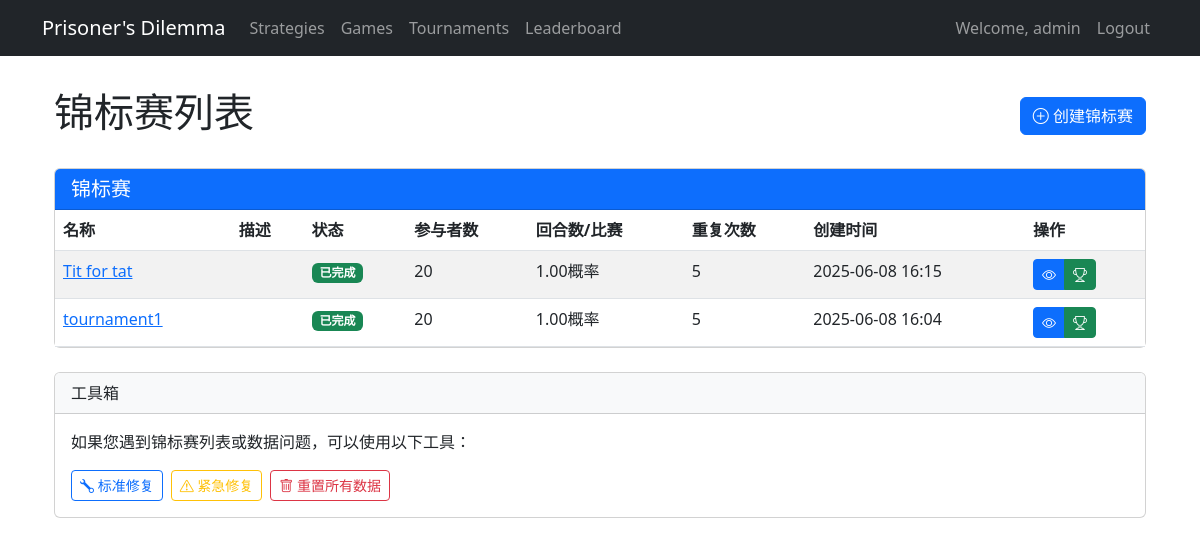
The page /tournaments/ (signed in) on the database as committed earlier.
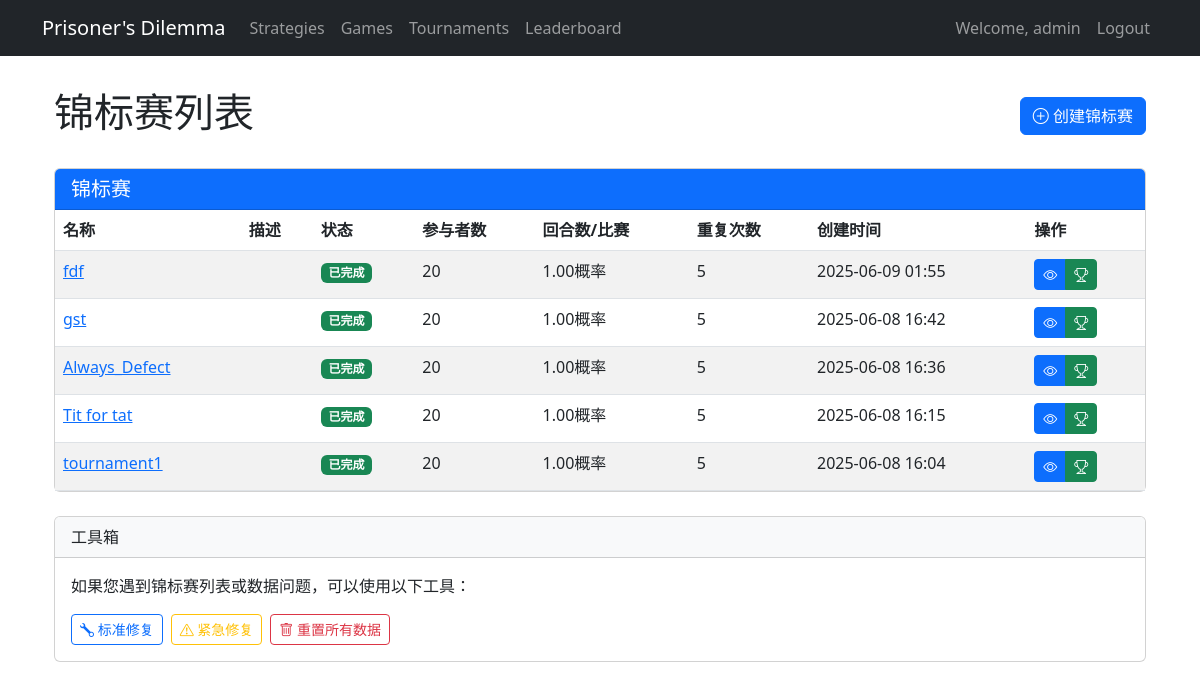
The same page on the database as committed later.
### dilemma_game/models.py (models this page shows, shortened)
class Tournament(models.Model):
    TOURNAMENT_STATUS = (
        ('CREATED', 'Created'),
        ('IN_PROGRESS', 'In Progress'),
        ('COMPLETED', 'Completed'),
    )
    name = models.CharField(max_length=100)
    description = models.TextField(blank=True)
    created_by = models.ForeignKey(User, on_delete=models.CASCADE)
    rounds_per_match = models.IntegerField(default=200)
    use_random_rounds = models.BooleanField(default=False)
    min_rounds = models.IntegerField(default=100)  # 最小回合数
    max_rounds = models.IntegerField(default=300)  # 最大回合数
    use_probability_model = models.BooleanField(default=False)
    continue_probability = models.FloatField(default=0.95)
    repetitions = models.IntegerField(default=5)  # 每场锦标赛重复次数
    status = models.CharField(max_length=20, choices=TOURNAMENT_STATUS, default='CREATED')
    created_at = models.DateTimeField(auto_now_add=True)
    completed_at = models.DateTimeField(null=True, blank=True)
    payoff_matrix_json = models.TextField(default='{"CC":[3,3],"CD":[0,5],"DC":[5,0],"DD":[0,0]}')
    @property
    def payoff_matrix(self):
        return json.loads(self.payoff_matrix_json)

### dilemma_game/views.py (the view)
# urls.py: path('tournaments/', tournament_list, name='tournament_list'),
@login_required
def tournament_list(request):
    try:
        tournaments = Tournament.objects.all().order_by('-created_at')
        valid_tournaments = []
        for tournament in tournaments:
            try:
                tournament_id = tournament.id
                tournament_name = tournament.name
                tournament_status = tournament.status
                try:
                    matrix = tournament.payoff_matrix
                except Exception as e:
                    print(f"锦标赛 {tournament_id} 的收益矩阵访问出错: {str(e)}")
                    tournament.payoff_matrix_json = '{"CC":[3,3],"CD":[0,5],"DC":[5,0],"DD":[0,0]}'
                    tournament.save()
                valid_tournaments.append(tournament)
            except Exception as e:
                print(f"处理锦标赛对象时出错: {str(e)}")
                continue
        return render(request, 'dilemma_game/tournament_list.html', {
            'tournaments': valid_tournaments
        })
    except Exception as e:
        print(f"tournament_list视图出错: {str(e)}")
        from django.contrib import messages
        messages.error(request, f"获取锦标赛列表失败，请尝试修复功能: {str(e)}")
        return render(request, 'dilemma_game/tournament_list.html', {
            'error_message': f"获取锦标赛列表失败: {str(e)}",
            'tournaments': []
        })

### dilemma_game/templates/dilemma_game/tournament_list.html (shortened to what this page needs)
{% extends 'dilemma_game/base.html' %}
{% block content %}
<div class="container mt-4">
    <div class="d-flex justify-content-between align-items-center mb-4">
        <h1>锦标赛列表</h1>
        <a href="{% url 'tournament_create' %}" class="btn btn-primary">
            <i class="bi bi-plus-circle"></i> 创建锦标赛
        </a>
    </div>
    {% if tournaments %}
    <div class="card">
        <div class="card-header bg-primary text-white">
            <h5 class="mb-0">锦标赛</h5>
        </div>
        <div class="card-body p-0">
            <div class="table-responsive">
                <table class="table table-striped table-hover mb-0">
                    <thead>
                        <tr>
                            <th>名称</th>
                            <th>描述</th>
                            <th>状态</th>
                            <th>参与者数</th>
                            <th>回合数/比赛</th>
                            <th>重复次数</th>
                            <th>创建时间</th>
                            <th>操作</th>
                        </tr>
                    </thead>
                    <tbody>
                        {% for tournament in tournaments %}
                        <tr>
                            <td>
                                <a href="{% url 'tournament_detail' tournament.id %}">{{ tournament.name }}</a>
                            </td>
                            <td>{{ tournament.description|truncatechars:50 }}</td>
                            <td>
                                {% if tournament.status == 'CREATED' %}
                                <span class="badge bg-info">已创建</span>
                                {% elif tournament.status == 'STARTED' %}
                                <span class="badge bg-primary">已开始</span>
                                {% elif tournament.status == 'RUNNING' %}
                                <span class="badge bg-warning">运行中</span>
                                {% elif tournament.status == 'COMPLETED' %}
                                <span class="badge bg-success">已完成</span>
                                {% elif tournament.status == 'ERROR' %}
                                <span class="badge bg-danger">错误</span>
                                {% else %}
                                <span class="badge bg-secondary">{{ tournament.status }}</span>
                                {% endif %}
                            </td>
                            <td>{{ tournament.participants.count }}</td>
                            <td>
                                {% if tournament.use_probability_model %}
                                {{ tournament.continue_probability|floatformat:2 }}概率
                                {% elif tournament.use_random_rounds %}
                                随机({{ tournament.min_rounds }}-{{ tournament.max_rounds }})
                                {% else %}
                                {{ tournament.rounds_per_match }}
                                {% endif %}
                            </td>
                            <td>{{ tournament.repetitions }}</td>
                            <td>{{ tournament.created_at|date:"Y-m-d H:i" }}</td>
                            <td>
                                <div class="btn-group">
                                    <a href="{% url 'tournament_detail' tournament.id %}" class="btn btn-sm btn-primary"
                                        title="查看详情">
                                        <i class="bi bi-eye"></i>
                                    </a>
                                    {% if tournament.status == 'COMPLETED' %}
                                    <a href="{% url 'tournament_results' tournament.id %}"
                                        class="btn btn-sm btn-success" title="查看结果">
                                        <i class="bi bi-trophy"></i>
                                    </a>
                                    {% endif %}
                                </div>
                            </td>
                        </tr>
                        {% endfor %}
                    </tbody>
                </table>
            </div>
        </div>
    </div>
    {% else %}
    <div class="alert alert-info">
        <p>暂无锦标赛，点击"创建锦标赛"按钮开始创建。</p>
    </div>
    {% endif %}
    <div class="mt-4">
        <div class="card">
            <div class="card-header bg-light">工具箱</div>
            <div class="card-body">
                <p class="card-text">如果您遇到锦标赛列表或数据问题，可以使用以下工具：</p>
                <div class="d-flex gap-2">
                    <a href="{% url 'fix_tournaments' %}" class="btn btn-outline-primary btn-sm">
                        <i class="bi bi-wrench"></i> 标准修复
                    </a>
                    <a href="{% url 'emergency_fix_tournaments' %}" class="btn btn-outline-warning btn-sm">
                        <i class="bi bi-exclamation-triangle"></i> 紧急修复
                    </a>
                    <a href="{% url 'reset_all_tournaments' %}" class="btn btn-outline-danger btn-sm"
                        onclick="return confirm('此操作将删除所有锦标赛数据！确定要继续吗？');">
                        <i class="bi bi-trash"></i> 重置所有数据
                    </a>
                </div>
            </div>
        </div>
    </div>
</div>
{% endblock %}

### dilemma_game/templates/dilemma_game/base.html (shortened to what this page needs)
<!DOCTYPE html>
<html lang="en">
<head>
    <link href="https://cdn.jsdelivr.net/npm/bootstrap@5.3.0/dist/css/bootstrap.min.css" rel="stylesheet">
    <link rel="stylesheet" href="https://cdn.jsdelivr.net/npm/bootstrap-icons@1.10.0/font/bootstrap-icons.css">
</head>
<body>
    <nav class="navbar navbar-expand-lg navbar-dark bg-dark">
        <div class="container">
            <a class="navbar-brand" href="{% url 'home' %}">Prisoner's Dilemma</a>
            <div class="collapse navbar-collapse" id="navbarNav">
                <ul class="navbar-nav">
                    <li class="nav-item">
                        <a class="nav-link" href="{% url 'strategy_list' %}">Strategies</a>
                    </li>
                    <li class="nav-item">
                        <a class="nav-link" href="{% url 'game_list' %}">Games</a>
                    </li>
                    <li class="nav-item">
                        <a class="nav-link" href="{% url 'tournament_list' %}">Tournaments</a>
                    </li>
                    <li class="nav-item">
                        <a class="nav-link" href="{% url 'leaderboard' %}">Leaderboard</a>
                    </li>
                </ul>
                <ul class="navbar-nav ms-auto">
                    {% if user.is_authenticated %}
                    <li class="nav-item">
                        <span class="nav-link">Welcome, {{ user.username }}</span>
                    </li>
                    <li class="nav-item">
                        <a class="nav-link" href="{% url 'logout' %}">Logout</a>
                    </li>
                    {% else %}
                    <li class="nav-item">
                        <a class="nav-link" href="{% url 'login' %}">Login</a>
                    </li>
                    {% endif %}
                </ul>
            </div>
        </div>
    </nav>
    <div class="container">
        {% block content %}
        {% endblock %}
    </div>
</body>
</html>

### dilemma_game/templates/dilemma_game/base.html (style rules this page uses)
.navbar { margin-bottom: 2rem; }

Rows that differ between the two databases and show on the page:
added Tournament: name "fdf", status "已完成", participants.count "20", continue_probability "1.00", repetitions "5", created_at "2025-06-09 01:55"
added Tournament: name "gst", status "已完成", participants.count "20", continue_probability "1.00", repetitions "5", created_at "2025-06-08 16:42"
added Tournament: name "Always_Defect", status "已完成", participants.count "20", continue_probability "1.00", repetitions "5", created_at "2025-06-08 16:36"
